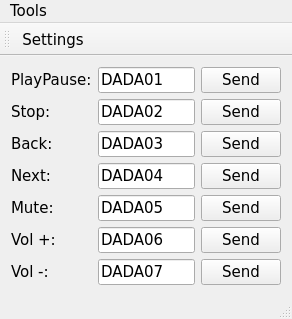
<?xml version="1.0" encoding="UTF-8"?>
<ui version="4.0">
 <class>MainWindow</class>
 <widget class="QMainWindow" name="MainWindow">
  <property name="geometry">
   <rect>
    <x>0</x>
    <y>0</y>
    <width>292</width>
    <height>307</height>
   </rect>
  </property>
  <property name="font">
   <font>
    <family>Verdana</family>
    <pointsize>11</pointsize>
   </font>
  </property>
  <property name="windowTitle">
   <string>Generator</string>
  </property>
  <widget class="QWidget" name="centralWidget">
   <layout class="QVBoxLayout" name="verticalLayout">
    <item>
     <layout class="QGridLayout" name="gridLayout">
      <item row="0" column="0">
       <widget class="QLabel" name="playPauseLabel">
        <property name="text">
         <string>PlayPause:</string>
        </property>
       </widget>
      </item>
      <item row="0" column="1">
       <widget class="QLineEdit" name="playPauseLineEdit">
        <property name="text">
         <string>DADA01</string>
        </property>
       </widget>
      </item>
      <item row="0" column="2">
       <widget class="QPushButton" name="playPauseSendButton">
        <property name="text">
         <string>Send</string>
        </property>
       </widget>
      </item>
      <item row="1" column="0">
       <widget class="QLabel" name="stopLabel">
        <property name="text">
         <string>Stop:</string>
        </property>
       </widget>
      </item>
      <item row="1" column="1">
       <widget class="QLineEdit" name="stopLineEdit">
        <property name="text">
         <string>DADA02</string>
        </property>
       </widget>
      </item>
      <item row="1" column="2">
       <widget class="QPushButton" name="stopSendButton">
        <property name="text">
         <string>Send</string>
        </property>
       </widget>
      </item>
      <item row="2" column="0">
       <widget class="QLabel" name="backLabel">
        <property name="text">
         <string>Back:</string>
        </property>
       </widget>
      </item>
      <item row="2" column="1">
       <widget class="QLineEdit" name="backLineEdit">
        <property name="text">
         <string>DADA03</string>
        </property>
       </widget>
      </item>
      <item row="2" column="2">
       <widget class="QPushButton" name="backSendButton">
        <property name="text">
         <string>Send</string>
        </property>
       </widget>
      </item>
      <item row="3" column="0">
       <widget class="QLabel" name="nextLabel">
        <property name="text">
         <string>Next:</string>
        </property>
       </widget>
      </item>
      <item row="3" column="1">
       <widget class="QLineEdit" name="nextLineEdit">
        <property name="text">
         <string>DADA04</string>
        </property>
       </widget>
      </item>
      <item row="3" column="2">
       <widget class="QPushButton" name="nextSendButton">
        <property name="text">
         <string>Send</string>
        </property>
       </widget>
      </item>
      <item row="4" column="0">
       <widget class="QLabel" name="muteLabel">
        <property name="text">
         <string>Mute:</string>
        </property>
       </widget>
      </item>
      <item row="4" column="1">
       <widget class="QLineEdit" name="muteLineEdit">
        <property name="text">
         <string>DADA05</string>
        </property>
       </widget>
      </item>
      <item row="4" column="2">
       <widget class="QPushButton" name="muteSendButton">
        <property name="text">
         <string>Send</string>
        </property>
       </widget>
      </item>
      <item row="5" column="0">
       <widget class="QLabel" name="volumeIncreaseLabel">
        <property name="text">
         <string>Vol +:</string>
        </property>
       </widget>
      </item>
      <item row="5" column="1">
       <widget class="QLineEdit" name="volumeIncreaseLineEdit">
        <property name="text">
         <string>DADA06</string>
        </property>
       </widget>
      </item>
      <item row="5" column="2">
       <widget class="QPushButton" name="volumeIncreaseSendButton">
        <property name="text">
         <string>Send</string>
        </property>
       </widget>
      </item>
      <item row="6" column="0">
       <widget class="QLabel" name="volumeDecreaseLabel">
        <property name="text">
         <string>Vol -:</string>
        </property>
       </widget>
      </item>
      <item row="6" column="1">
       <widget class="QLineEdit" name="volumeDecreaseLineEdit">
        <property name="text">
         <string>DADA07</string>
        </property>
       </widget>
      </item>
      <item row="6" column="2">
       <widget class="QPushButton" name="volumeDecreaseSendButton">
        <property name="text">
         <string>Send</string>
        </property>
       </widget>
      </item>
     </layout>
    </item>
   </layout>
  </widget>
  <widget class="QMenuBar" name="menuBar">
   <property name="geometry">
    <rect>
     <x>0</x>
     <y>0</y>
     <width>292</width>
     <height>21</height>
    </rect>
   </property>
   <widget class="QMenu" name="menuSetting">
    <property name="title">
     <string>Tools</string>
    </property>
    <addaction name="actionSettings"/>
    <addaction name="separator"/>
    <addaction name="actionExit"/>
   </widget>
   <addaction name="menuSetting"/>
  </widget>
  <widget class="QToolBar" name="mainToolBar">
   <attribute name="toolBarArea">
    <enum>TopToolBarArea</enum>
   </attribute>
   <attribute name="toolBarBreak">
    <bool>false</bool>
   </attribute>
   <addaction name="actionSettings"/>
  </widget>
  <widget class="QStatusBar" name="statusBar"/>
  <action name="actionSettings">
   <property name="text">
    <string>Settings</string>
   </property>
  </action>
  <action name="actionExit">
   <property name="text">
    <string>Exit</string>
   </property>
  </action>
 </widget>
 <layoutdefault spacing="6" margin="11"/>
 <resources/>
 <connections/>
</ui>
